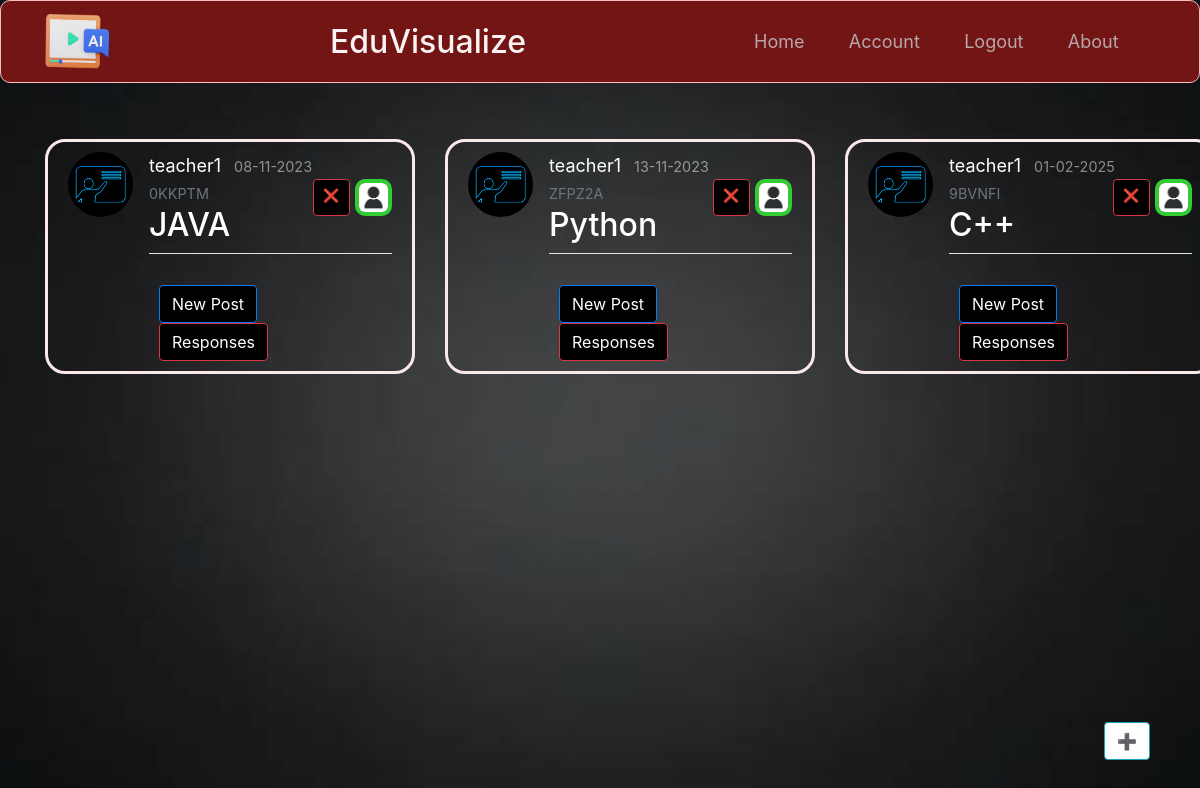
Screenshot of /home (signed in) with the database file from the repository.
### flaskblog/models.py (models this page shows)
class Classes(db.Model):
    id = db.Column(db.Integer, primary_key=True)
    name = db.Column(db.String(100), nullable=False)
    teacher_id = db.Column(db.Integer, db.ForeignKey('user.id'), nullable=False)
    teacher_name = db.Column(db.String(100), nullable=False)
    date_created = db.Column(db.DateTime, default=datetime.utcnow)
    joincode = db.Column(db.String(6), unique=True, nullable=False)
    students = db.relationship('User', back_populates='classes')
    teacher = db.relationship('User', back_populates='classes')
    posts = db.relationship('Post', backref='class_posts', lazy=True)

### flaskblog/routes.py (the view)
@app.route("/home")
def home():
    user_classes = Classes.query.join(Members).filter(Members.student_id == current_user.id).all()
    return render_template('home.html', user_classes=user_classes)

### flaskblog/models.py (called while the page is built)
@login_manager.user_loader
def load_user(user_id):
    return User.query.get(int(user_id))

    @property
    def is_teacher(self):
        return self.user_type == 'teacher'

### flaskblog/templates/home.html
{% extends "layout.html" %}
{% block content %}
    <div>
      {% if current_user.user_type == 'teacher' %}
      <form action="{{ url_for('create_class') }}" method="POST" class="btn-form">
        <button type="submit" class="btn btn-outline-info" style="position: fixed; bottom:40px; right:50px;background:white;">➕</button>
        </form>
        {% else %}
        <form action="{{ url_for('join_class') }}" method="POST" class="btn-form">
          <button type="submit" class="btn btn-outline-info" style="position: fixed;bottom:40px; right:50px;background:white;">➕</button>
          </form>
        {% endif %}
    </div>
<div style="display: grid;
grid-template-columns: 1fr 1fr 1fr;
grid-gap: 20px;">
{% for aclass in user_classes %}
  <article class="media content-section" style="margin-right: 10px; width: 370px;">
  <img class="rounded-circle article-img" src="{{ url_for('static', filename='class1.png') }}">
  <div class="media-body">
    <div>
      <a class="mr-2" style="color:white" href="#">{{ aclass.teacher_name }}</a>
      <small style="color:rgba(255, 255, 255, 0.5)">{{ aclass.date_created.strftime('%d-%m-%Y') }}</small>
    </div>
    <div class="article-metadata">
      {% if aclass.id %}
      {% if current_user.is_teacher and current_user.id == aclass.teacher_id %}
    <a style="float:right;" href="{{ url_for('participants',class_id=aclass.id) }}"><img
            src="{{ url_for('static', filename='participants.jpg') }}" class="a-participants"></a>
    <small class="text-muted">{{aclass.joincode}}</small>
    <a style="float:right;background-color: black; font-size: small; width: 37px;
    height: 37px;margin-right:5px;padding-left:9px;" href="{{ url_for('delete_class',class_id=aclass.id) }}"class="btn btn-danger">❌</a>
    {% endif %}
      <h2><a class="article-title" style="color:white" href="{{ url_for('class_posts', class_id=aclass.id) }}">{{
          aclass.name }}</a></h2>
      {% else %}
      <h2>{{ aclass.name }}</h2>
      {% endif %}
    </div>
    <br>
    <div style="display:inline-block;">
      {% if current_user.is_teacher and current_user.id == aclass.teacher_id %}
      {% if aclass.id %}
      <form action="{{ url_for('new_post', class_id=aclass.id) }}" method="POST" class="btn-form" >
        <button type="submit" class="btn btn-primary" style="background-color:black ">New Post</button>
      </form>
      <form action="{{ url_for('responses',class_id=aclass.id) }}" method="GET" class="btn-form">
      <a><button class="btn btn-danger" style="background-color:black;">Responses</button></a>
    </form>
      {% endif %}
      {% endif %}
    </div>
  </div>
</article>
{% endfor %}
</div>
{% endblock %}

### flaskblog/static/main.css (style rules this page uses)
body { background-image: url("2.jpg"); background-attachment: fixed; background-size: cover; background-repeat: no-repeat; background-position: center center; color: #333333; margin-top: 7rem; font-size: 16px; }
h1, h2, h4, h5, h6 { color: white; }
.content-section { background: rgba(244, 245, 249, 0); padding: 10px 20px; border: 3px solid #fbe9e9; border-radius: 20px; margin-bottom: 20px; }
.article-title { color: rgb(255, 255, 255); }
.article-img { height: 65px; width: 65px; margin-right: 16px; }
.article-metadata { padding-bottom: 1px; margin-bottom: 4px; border-bottom: 1px solid #e3e3e3; }
.btn-form { display: inline-block; margin-left: 10px; margin-right: 10px; }
.a-participants { width: 37px; height: 37px; border-radius:10px ; border: limegreen 4px solid; }
@media (min-width: 1200px) { body { font-size: 18px; } }

### rows the page displays
Classes: teacher_name "teacher1", date_created "08-11-2023", joincode "0KKPTM", name "JAVA"
Classes: teacher_name "teacher1", date_created "13-11-2023", joincode "ZFPZ2A", name "Python"
Classes: teacher_name "teacher1", date_created "01-02-2025", joincode "9BVNFI", name "C++"
